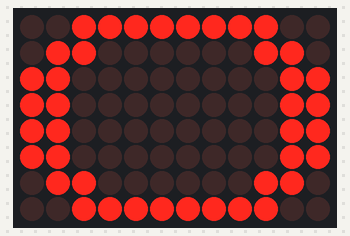
This sketch was run on a simulated Arduino Uno R4 WiFi. On the bench: 12×8 LED matrix.

Above: at 0.1 s.
At 1.1 s:
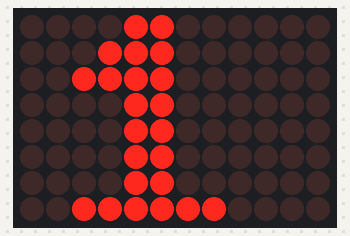

The sketch:

01-led-matrix-digits.ino
```cpp
#include "Arduino_LED_Matrix.h"

ArduinoLEDMatrix matrix;

byte digits[10][8][12] = {
  { // 0
    {0,0,1,1,1,1,1,1,1,1,0,0},
    {0,1,1,0,0,0,0,0,0,1,1,0},
    {1,1,0,0,0,0,0,0,0,0,1,1},
    {1,1,0,0,0,0,0,0,0,0,1,1},
    {1,1,0,0,0,0,0,0,0,0,1,1},
    {1,1,0,0,0,0,0,0,0,0,1,1},
    {0,1,1,0,0,0,0,0,0,1,1,0},
    {0,0,1,1,1,1,1,1,1,1,0,0}
  },
  { // 1
    {0,0,0,0,1,1,0,0,0,0,0,0},
    {0,0,0,1,1,1,0,0,0,0,0,0},
    {0,0,1,1,1,1,0,0,0,0,0,0},
    {0,0,0,0,1,1,0,0,0,0,0,0},
    {0,0,0,0,1,1,0,0,0,0,0,0},
    {0,0,0,0,1,1,0,0,0,0,0,0},
    {0,0,0,0,1,1,0,0,0,0,0,0},
    {0,0,1,1,1,1,1,1,0,0,0,0}
  }
};

void setup() {
  matrix.begin();
}

void loop() {
  matrix.renderBitmap(digits[0], 8, 12);
  delay(1000);

  matrix.renderBitmap(digits[1], 8, 12);
  delay(1000);
}
```

Measured:
- what the display in image 1 shows lasts 1.0 s, from 1.0 s to 2.0 s
